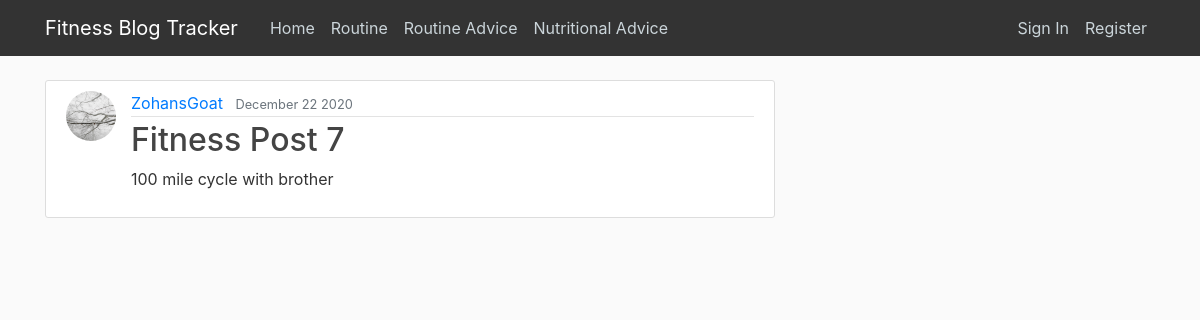
/post/27/, run on the app's committed database.
### FitnessBlog/models.py (models this page shows, shortened)
class Post(models.Model):
    post_title = models.CharField(max_length=50)
    post_content = models.TextField()
    post_date = models.DateTimeField(default=timezone.now)
    post_author = models.ForeignKey(User, on_delete=models.CASCADE)
    likes = models.ManyToManyField(User, related_name='blog_posts')  # Represents the like of the specific post
    def total_likes(self):
        return self.likes.count()  # Counts the total number of likes.

### users/models.py (models this page shows, shortened)
class Profile(models.Model):
    user = models.OneToOneField(User, on_delete=models.CASCADE)
    image = models.ImageField(default='default.jpg', upload_to='profile_pictures')

### FitnessBlog/views.py (the view)
# urls.py: path('post/<int:pk>/', PostDetailView.as_view(), name='post-detail'),
class PostDetailView(DetailView):
    model = Post
    def get_context_data(self, *args, **kwargs):
        context = super(PostDetailView, self).get_context_data(*args, **kwargs)
        look_up_post = get_object_or_404(Post, id=self.kwargs['pk'])
        total_likes = look_up_post.total_likes()
        context["total_likes"] = total_likes
        return context

### FitnessBlog/templates/FitnessBlog/post_detail.html (shortened to what this page needs)
{% extends "FitnessBlog/base.html" %}
{% block content %}
    <article class="media post-segment">
        <img class="rounded-circle post-image" src="{{ object.post_author.profile.image.url }}">
        <div class="media-body">
            <div class="post-info">
                <a class="mr-2" href="{% url 'individual_posts' object.post_author.username %}">{{ object.post_author }}</a>
                <small class="text-muted">{{ object.post_date|date:"F d Y" }}</small>
            </div>
            <h2 class="post-title">{{ object.post_title }} </h2>
            <p class="post-content">{{ object.post_content }}</p>
        </div>
    </article>
{% endblock content %}

### FitnessBlog/static/FitnessBlog/main.css (style rules this page uses)
body { background: #fafafa; color: #333333; margin-top: 5rem; }
h1, h2 { color: #444444; }
.post-segment { background: white; padding: 10px 20px; border: 1px solid #dddddd; border-radius: 3px; margin-bottom: 20px; }
.post-title { color: #444444; }
.post-content { white-space: pre-line; }
.post-image { height: 50px; width: 50px; margin-right: 15px; }
.post-info { padding-bottom: 1px; margin-bottom: 4px; border-bottom: 1px solid #e3e3e3 }

### data on the page
Post: post_author.profile.image (placeholder picture), post_author "ZohansGoat", post_date "December 22 2020", post_title "Fitness Post 7", post_content "100 mile cycle with brother"
